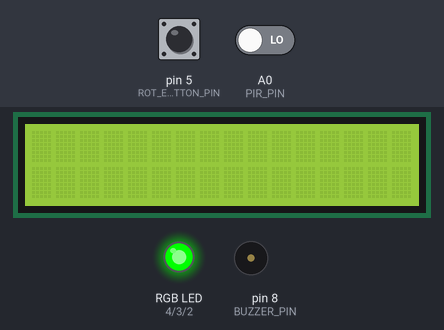
A sketch run on a simulated Arduino Uno, built with avr-gcc and run on an emulated ATmega328P. On the bench: 16×2 character LCD, an RGB LED mixed from three pins (HIGH = lit), buzzer (waves = sounding, pin HIGH). The test bench sets the inputs (shaded band); at power-on: A0 (PIR_PIN) LOW, pin 5 (ROT_ENC_BUTTON_PIN) HIGH. What the sketch prints to the serial monitor is not drawn.

Above: at 1.2 s.
1.3 s: A0 (PIR_PIN) driven HIGH
At 2.4 s:
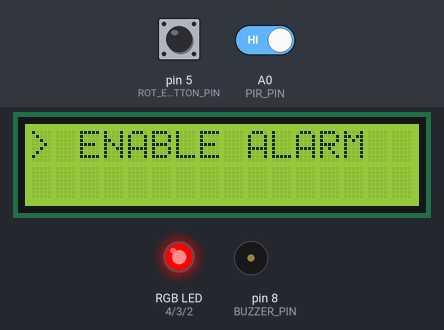
2.8 s: pin 5 (ROT_ENC_BUTTON_PIN) pulled LOW for 3.2 s
At 3.4 s:
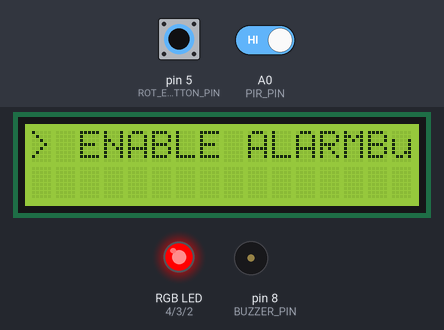
7.5 s: A0 (PIR_PIN) driven LOW
At 8.2 s:
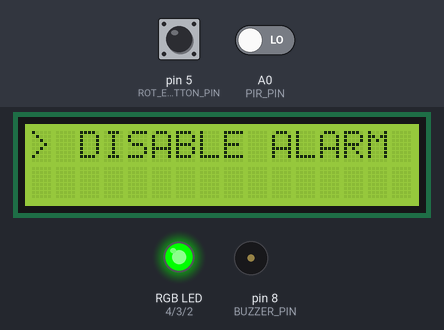
9.0 s: pin 5 (ROT_ENC_BUTTON_PIN) pulled LOW for 0.15 s
At 9.8 s:
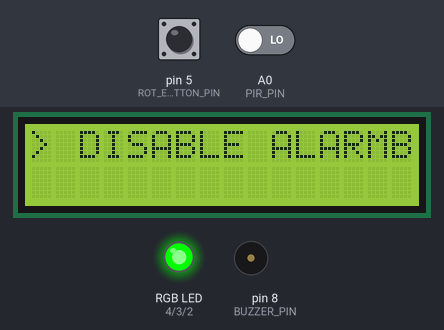
11.5 s: pin 5 (ROT_ENC_BUTTON_PIN) pulled LOW for 1 s
At 12.3 s:
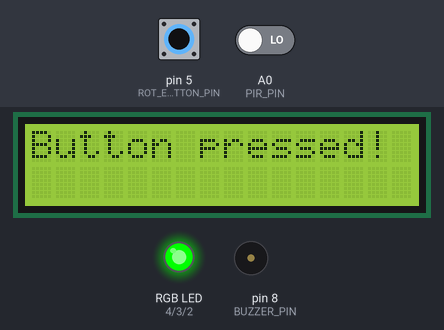
Timing chart, 0 to 14.5 s (numbered marks = the images above; inputs shaded):
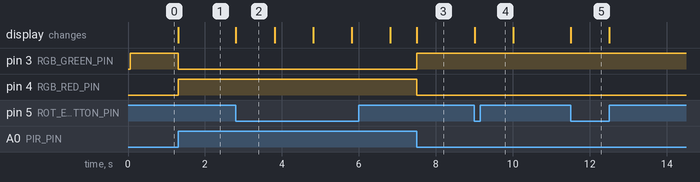

The sketch:

home-alarm.ino
```cpp
#include <ShiftedLCD.h>
#include <SPI.h>

#define ROT_ENC_BUTTON_PIN 5

#define BUZZER_PIN 8
#define RGB_RED_PIN 4
#define RGB_GREEN_PIN 3
#define RGB_BLUE_PIN 2
#define PIR_PIN A0

int pirVal = 0;

bool tripwire_en = true, prev_tripwire_en = true;

LiquidCrystal lcd(10);

enum Col {
  Red,
  Green,
  Blue
};

struct Colour {
  int red;
  int green;
  int blue;
};

void setup() {
  pinMode(ROT_ENC_BUTTON_PIN, INPUT);
  pinMode(BUZZER_PIN,OUTPUT);
  pinMode(RGB_RED_PIN,OUTPUT);
  pinMode(RGB_GREEN_PIN,OUTPUT);
  pinMode(RGB_BLUE_PIN,OUTPUT);
  pinMode(PIR_PIN, INPUT);
  lcd.begin(16,2);
  Serial.begin(9600);
}

void loop() {
  pirVal = digitalRead(PIR_PIN);
  Serial.println(pirVal);
  if (pirVal) {setRGB(Red); tripwire_en = false;}//buzz();
  else {setRGB(Green); tripwire_en = true;} //successBuzz();

  // LCD Stuff
  if (tripwire_en && !prev_tripwire_en) {
    lcd.clear();
    lcd.print("> DISABLE ALARM");
  } else if (!tripwire_en && prev_tripwire_en) {
    lcd.clear();
    lcd.print("> ENABLE ALARM");
  }
  if (!digitalRead(ROT_ENC_BUTTON_PIN)) {
    lcd.print("Button pressed!");
    delay(1000);
    lcd.clear();
  }

  prev_tripwire_en = tripwire_en;
}

void buzz() {
    digitalWrite(BUZZER_PIN, HIGH);
    delay(1000);
    digitalWrite(BUZZER_PIN, LOW);
    delay(1000);
    digitalWrite(BUZZER_PIN, HIGH);
    delay(1000);
    digitalWrite(BUZZER_PIN, LOW);
    delay(1000);
    digitalWrite(BUZZER_PIN, HIGH);
    delay(1000);
    digitalWrite(BUZZER_PIN, LOW);
    delay(1000);
}

void successBuzz() {
    digitalWrite(BUZZER_PIN, HIGH);
    delay(200);
    digitalWrite(BUZZER_PIN, LOW);
    delay(200);
    digitalWrite(BUZZER_PIN, HIGH);
    delay(200);
    digitalWrite(BUZZER_PIN, LOW);
    delay(200);
}

void setRGB(Col colour) {
  Colour c;
  switch(colour) {
    case Red:
      c = {255,0,0};
      break;
    case Green:
      c = {0,255,0};
      break;
    case Blue:
      c = {0,0,255};
      break;
    default:
      c = {255,255,255};
      break;
  }
  digitalWrite(RGB_RED_PIN, c.red);
  digitalWrite(RGB_GREEN_PIN, c.green);
  digitalWrite(RGB_BLUE_PIN, c.blue);
}
```

Measured:
- after the input at 1.3 s, pin 3 (RGB_GREEN_PIN): HIGH → LOW at once; pin 4 (RGB_RED_PIN): LOW → HIGH at once; the display: changes at once (image 1)
- after the input at 2.8 s, the display: changes at once (image 2)
- after the input at 7.5 s, pin 3 (RGB_GREEN_PIN): LOW → HIGH at once; pin 4 (RGB_RED_PIN): HIGH → LOW at once; the display: changes at once (image 3)
- after the input at 9.0 s, the display: changes at once (image 4)
- after the input at 11.5 s, the display: changes at once (image 5)
- what the display in image 2 shows lasts 1.0 s, from 2.8 s to 3.8 s
